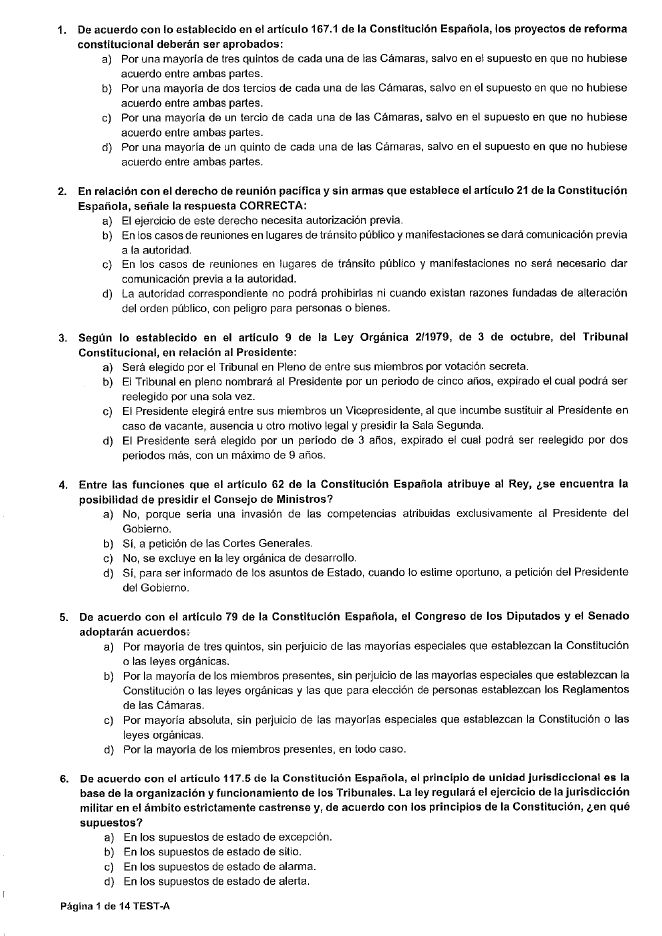
#> input picture ss-casolab/SS/_trabajo/investigacion/ocr/imagenes_2024_conv2023_libre_A/page-01.png, 1324 x 1872 px (shown at 1/2 size)
$ python create_contact_sheets.py ../investigacion/ocr/imagenes_2024_conv2023_libre_A
#> lines starting #> are read from the running program, lines starting #| are printed output that depends on the picture
from __future__ import annotations

import argparse
import re
from pathlib import Path

from PIL import Image, ImageDraw


def page_number(path: Path) -> int:
    match = re.search(r"(\d+)(?=\.[^.]+$)", path.name)
    return int(match.group(1)) if match else 0


def build_contacts(folder: Path, per_sheet: int = 4, thumb_width: int = 620) -> list[Path]:
#> called with per_sheet = 4, thumb_width = 620
    pages = sorted(folder.glob("page-*.png"), key=page_number)
    outputs: list[Path] = []
    for start in range(0, len(pages), per_sheet):
        group = pages[start : start + per_sheet]
        thumbs = []
        for path in group:
            image = Image.open(path).convert("RGB")
#> image is the input picture: PIL image 1324x1872 RGB; min 0, max 255, mean 236.5
            ratio = thumb_width / image.width
#> ratio = 0.468
            thumb = image.resize((thumb_width, round(image.height * ratio)), Image.Resampling.LANCZOS)
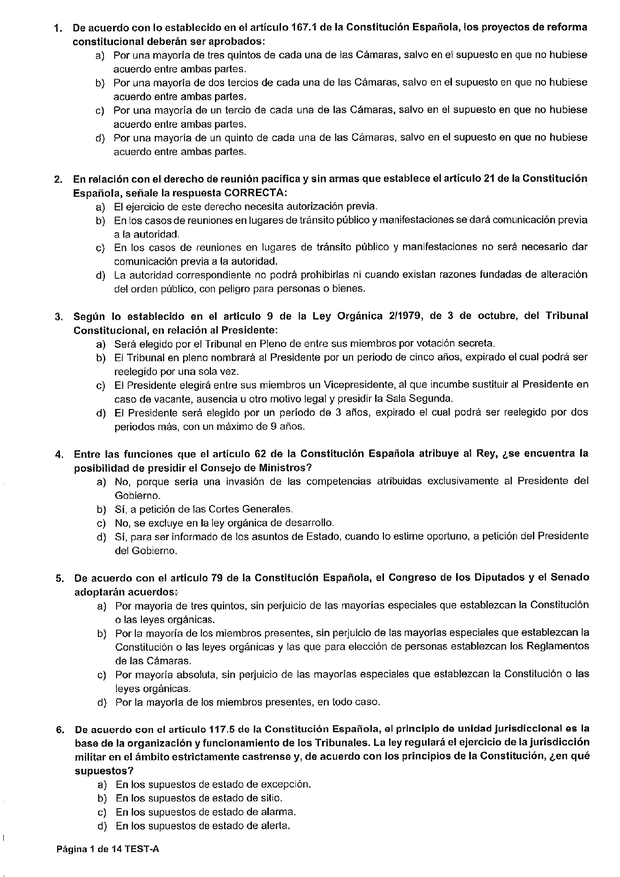
#> thumb: PIL image 620x877 RGB; min 0, max 255, mean 235.5
            thumbs.append((path, thumb))
        columns = 2
#> columns = 2
        rows = (len(thumbs) + columns - 1) // columns
        label_height = 34
        gap = 24
        cell_height = max(thumb.height for _, thumb in thumbs) + label_height
        canvas = Image.new(
            "RGB",
            (
                columns * thumb_width + (columns + 1) * gap,
                rows * cell_height + (rows + 1) * gap,
            ),
            "white",
        )
#> canvas: PIL image 1312x959 RGB; every value is 255
        draw = ImageDraw.Draw(canvas)
        for index, (path, thumb) in enumerate(thumbs):
            row, col = divmod(index, columns)
            x = gap + col * (thumb_width + gap)
            y = gap + row * cell_height
            draw.text((x, y), f"Página {page_number(path)}", fill="black")
            canvas.paste(thumb, (x, y + label_height))
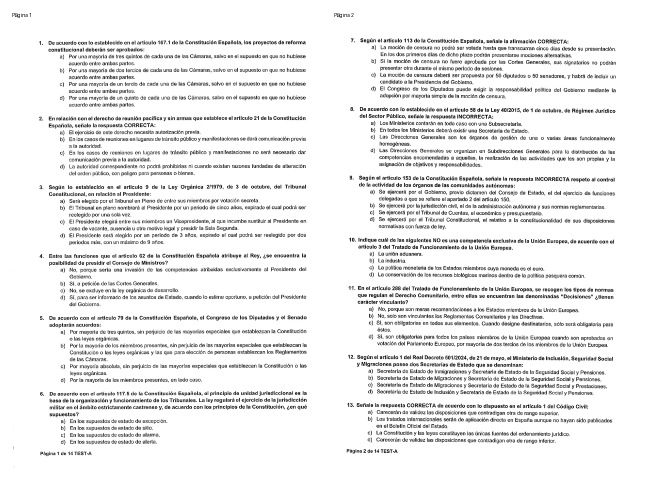
#> canvas: PIL image 1312x959 RGB (shown at 1/2 size); min 0, max 255, mean 236.1
        first = page_number(group[0])
        last = page_number(group[-1])
        output = folder / f"contact-{first:02d}-{last:02d}.png"
        canvas.save(output, optimize=True)
        outputs.append(output)
    return outputs


def main() -> None:
    parser = argparse.ArgumentParser()
    parser.add_argument("folder", type=Path)
    parser.add_argument("--per-sheet", type=int, default=4)
    parser.add_argument("--width", type=int, default=620)
    args = parser.parse_args()
    outputs = build_contacts(args.folder, args.per_sheet, args.width)
    for output in outputs:
        print(output)


if __name__ == "__main__":
    main()

$ run again, on ss-casolab/SS/_trabajo/investigacion/ocr/imagenes_2024_conv2023_libre_A/page-03.png
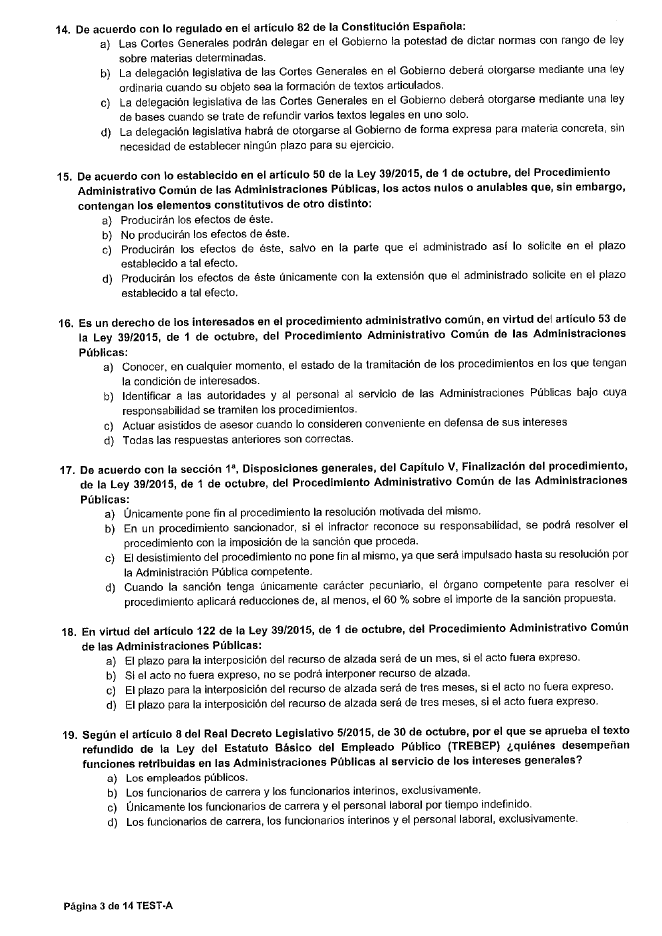
#> input picture ss-casolab/SS/_trabajo/investigacion/ocr/imagenes_2024_conv2023_libre_A/page-03.png, 1324 x 1872 px (shown at 1/2 size)
#> in build_contacts, image is the input picture: PIL image 1324x1872 RGB; min 0, max 255, mean 234.8
#> in build_contacts, `thumb = image.resize((thumb_width, round(image.height * ratio)), Image..`:
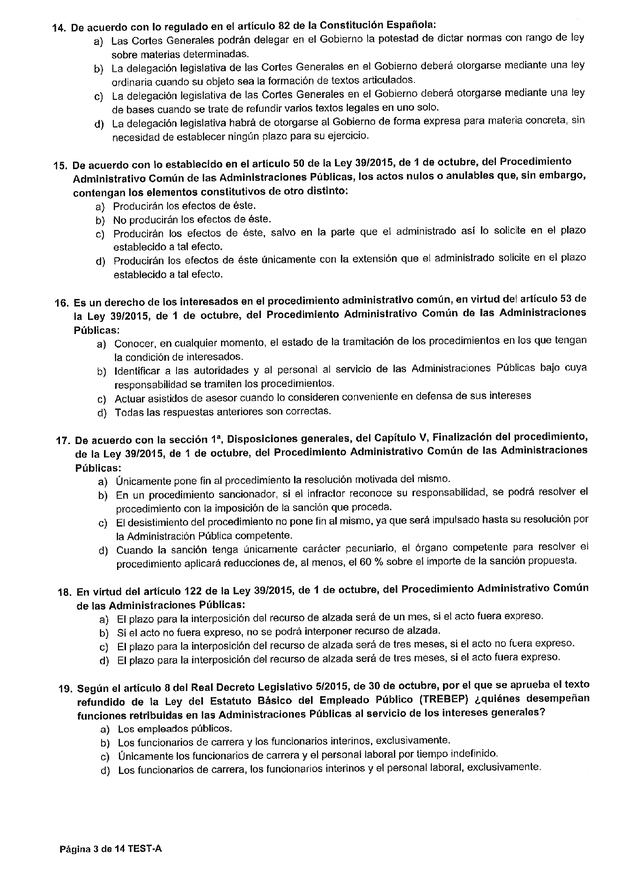
#> thumb: PIL image 620x877 RGB; min 0, max 255, mean 233.7
#> rows = 1
#> cell_height = 911
#> the loop in build_contacts, `for index, (path, thumb) in enumerate(thumbs):` made 1 pass
#> (row, col, x, y) on pass 1: (0, 0, 24, 24)
#> after the loop in build_contacts, `for index, (path, thumb) in enumerate(thumbs):`:
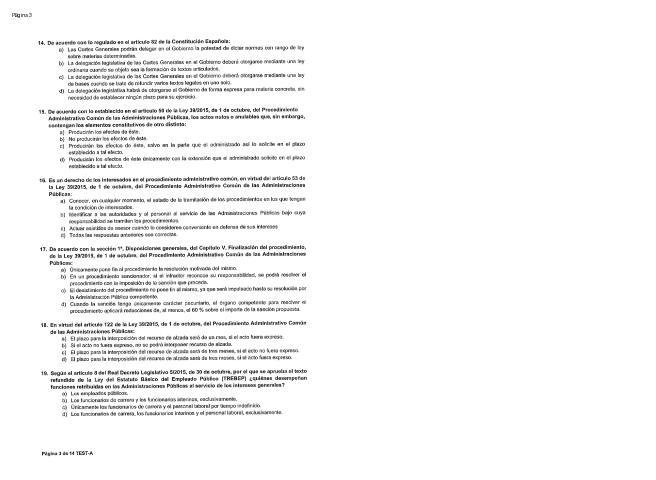
#> canvas: PIL image 1312x959 RGB (shown at 1/2 size); min 0, max 255, mean 245.8

$ run again, on ss-casolab/SS/_trabajo/investigacion/ocr/imagenes_2024_conv2023_libre_A/page-04.png
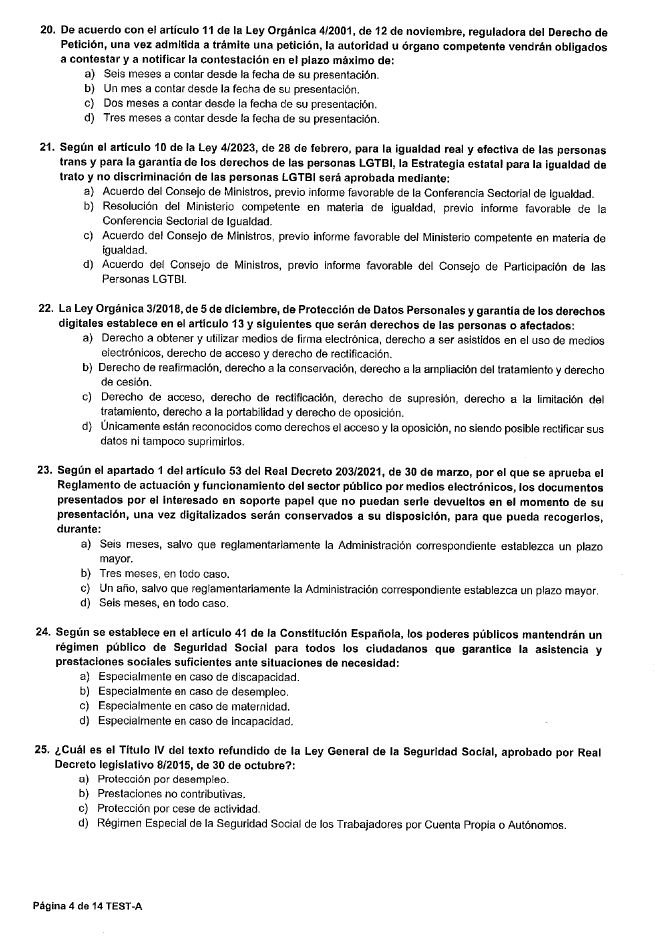
#> input picture ss-casolab/SS/_trabajo/investigacion/ocr/imagenes_2024_conv2023_libre_A/page-04.png, 1324 x 1872 px (shown at 1/2 size)
#> in build_contacts, image is the input picture: PIL image 1324x1872 RGB; min 0, max 255, mean 234.6
#> in build_contacts, `thumb = image.resize((thumb_width, round(image.height * ratio)), Image..`:
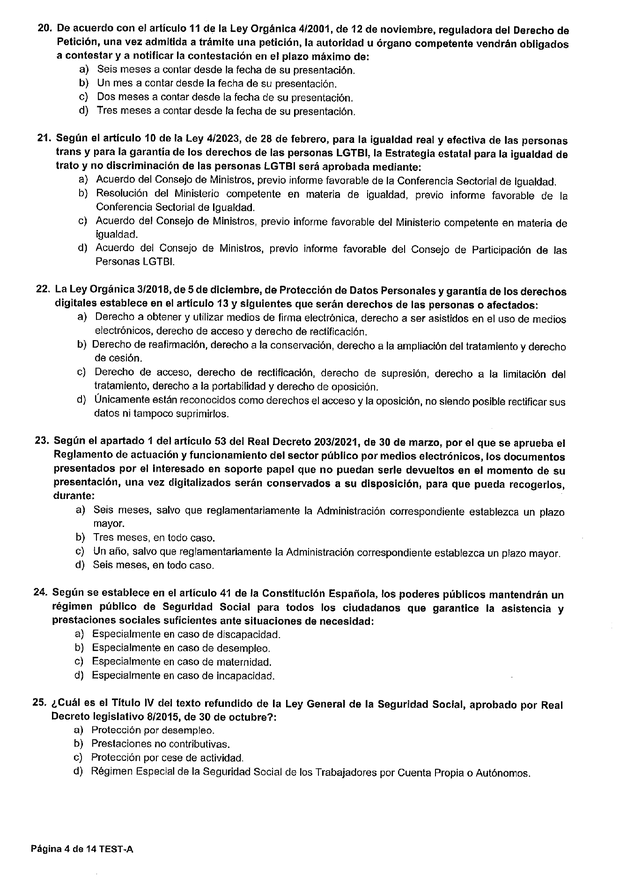
#> thumb: PIL image 620x877 RGB; min 0, max 255, mean 233.8
#> rows = 1
#> cell_height = 911
#> the loop in build_contacts, `for index, (path, thumb) in enumerate(thumbs):` made 1 pass
#> (row, col, x, y) on pass 1: (0, 0, 24, 24)
#> after the loop in build_contacts, `for index, (path, thumb) in enumerate(thumbs):`:
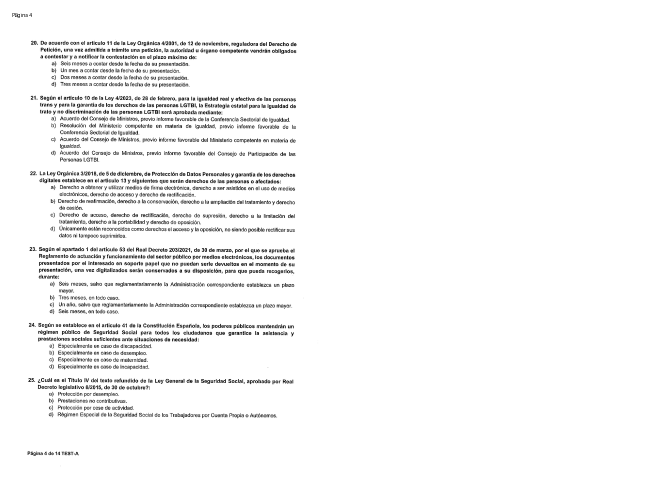
#> canvas: PIL image 1312x959 RGB (shown at 1/2 size); min 0, max 255, mean 245.8

$ run again, on ss-casolab/SS/_trabajo/investigacion/ocr/imagenes_2024_conv2023_libre_A/page-05.png
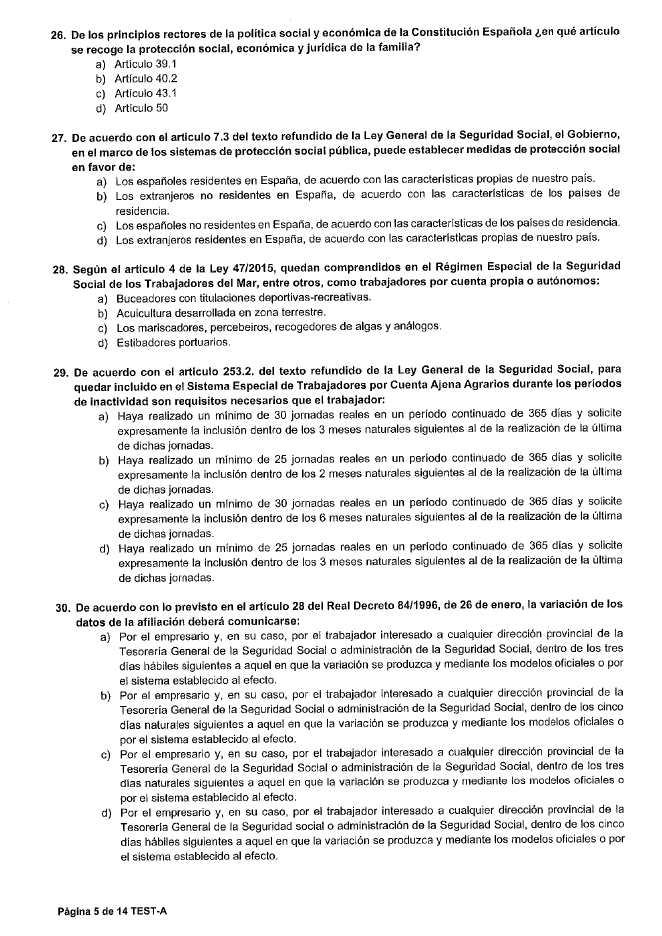
#> input picture ss-casolab/SS/_trabajo/investigacion/ocr/imagenes_2024_conv2023_libre_A/page-05.png, 1324 x 1872 px (shown at 1/2 size)
#> in build_contacts, image is the input picture: PIL image 1324x1872 RGB; min 0, max 255, mean 234.4
#> in build_contacts, `thumb = image.resize((thumb_width, round(image.height * ratio)), Image..`:
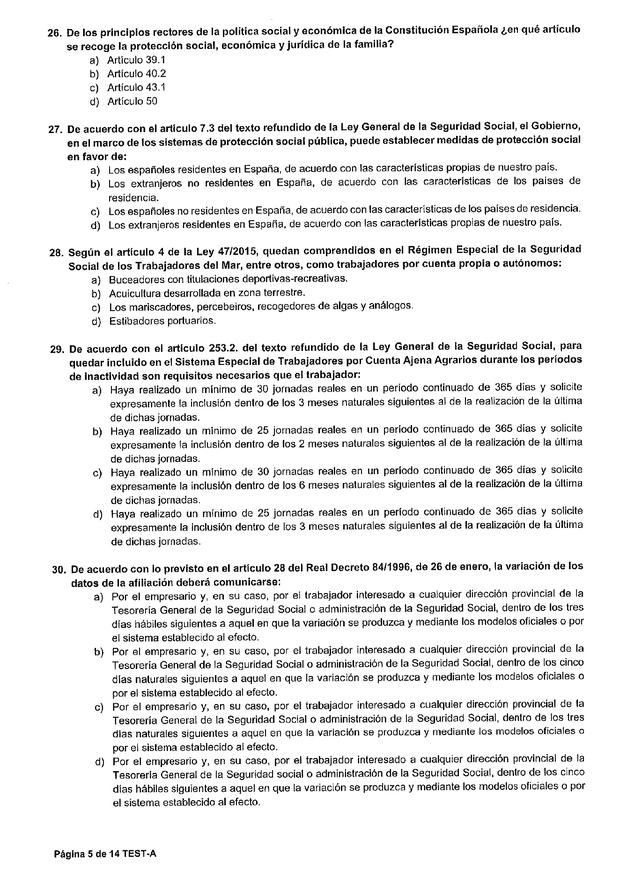
#> thumb: PIL image 620x877 RGB; min 0, max 255, mean 233.2
#> rows = 1
#> cell_height = 911
#> the loop in build_contacts, `for index, (path, thumb) in enumerate(thumbs):` made 1 pass
#> (row, col, x, y) on pass 1: (0, 0, 24, 24)
#> after the loop in build_contacts, `for index, (path, thumb) in enumerate(thumbs):`:
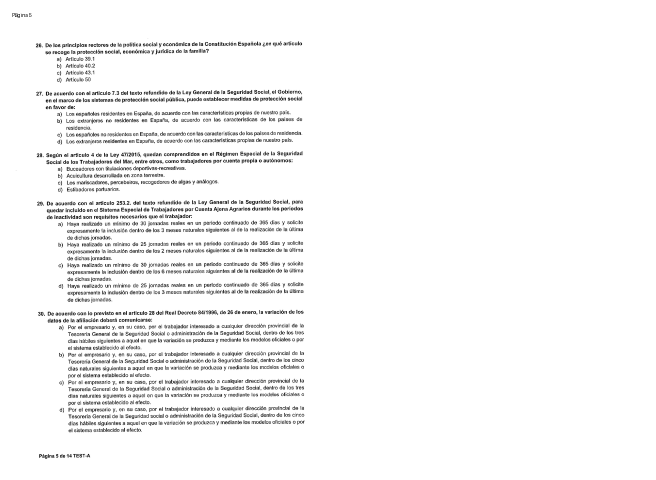
#> canvas: PIL image 1312x959 RGB (shown at 1/2 size); min 0, max 255, mean 245.6
